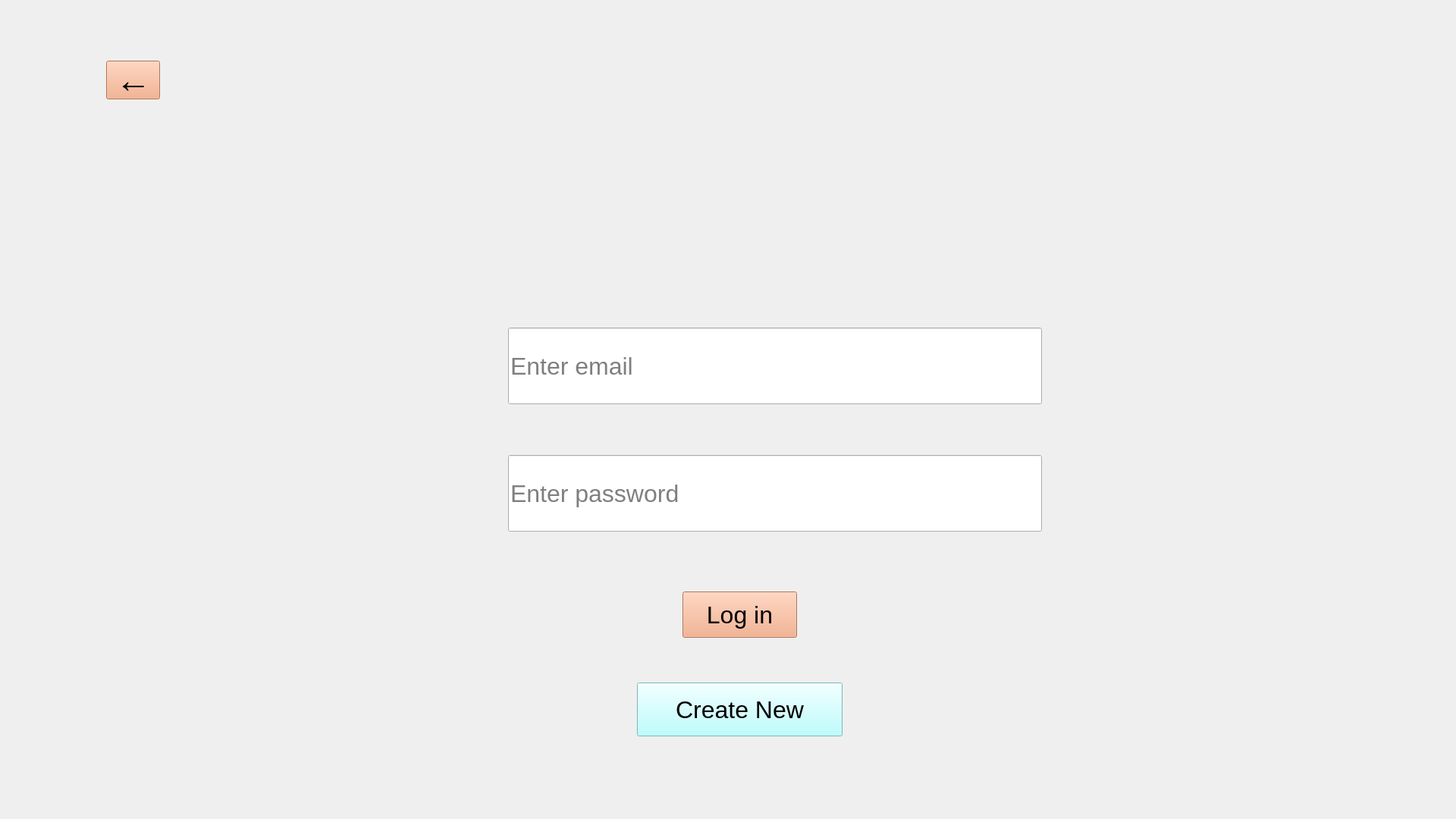
<?xml version="1.0" encoding="UTF-8"?>
<ui version="4.0">
 <class>shipping_company_info</class>
 <widget class="QWidget" name="shipping_company_info">
  <property name="geometry">
   <rect>
    <x>0</x>
    <y>0</y>
    <width>1920</width>
    <height>1080</height>
   </rect>
  </property>
  <property name="sizePolicy">
   <sizepolicy hsizetype="Expanding" vsizetype="Expanding">
    <horstretch>0</horstretch>
    <verstretch>0</verstretch>
   </sizepolicy>
  </property>
  <property name="windowTitle">
   <string>Form</string>
  </property>
  <widget class="QStackedWidget" name="stackedWidget">
   <property name="geometry">
    <rect>
     <x>0</x>
     <y>0</y>
     <width>1920</width>
     <height>1080</height>
    </rect>
   </property>
   <property name="sizePolicy">
    <sizepolicy hsizetype="Expanding" vsizetype="Expanding">
     <horstretch>0</horstretch>
     <verstretch>0</verstretch>
    </sizepolicy>
   </property>
   <widget class="QWidget" name="company_login">
    <property name="sizePolicy">
     <sizepolicy hsizetype="Expanding" vsizetype="Expanding">
      <horstretch>0</horstretch>
      <verstretch>0</verstretch>
     </sizepolicy>
    </property>
    <widget class="QLabel" name="label">
     <property name="geometry">
      <rect>
       <x>0</x>
       <y>0</y>
       <width>1920</width>
       <height>1080</height>
      </rect>
     </property>
     <property name="sizePolicy">
      <sizepolicy hsizetype="Expanding" vsizetype="Expanding">
       <horstretch>0</horstretch>
       <verstretch>0</verstretch>
      </sizepolicy>
     </property>
     <property name="text">
      <string/>
     </property>
     <property name="pixmap">
      <pixmap resource="Figma_Resources.qrc">:/new/prefix1/Images/shipping company-Agent info.png</pixmap>
     </property>
     <property name="scaledContents">
      <bool>true</bool>
     </property>
    </widget>
    <widget class="QPushButton" name="back_button">
     <property name="geometry">
      <rect>
       <x>140</x>
       <y>80</y>
       <width>71</width>
       <height>51</height>
      </rect>
     </property>
     <property name="font">
      <font>
       <pointsize>35</pointsize>
       <weight>50</weight>
       <bold>false</bold>
       <stylestrategy>PreferAntialias</stylestrategy>
       <kerning>true</kerning>
      </font>
     </property>
     <property name="styleSheet">
      <string notr="true">background-color: rgb(243, 162, 121);</string>
     </property>
     <property name="text">
      <string>←</string>
     </property>
    </widget>
    <widget class="QPushButton" name="login_button">
     <property name="geometry">
      <rect>
       <x>900</x>
       <y>780</y>
       <width>151</width>
       <height>61</height>
      </rect>
     </property>
     <property name="font">
      <font>
       <pointsize>24</pointsize>
      </font>
     </property>
     <property name="styleSheet">
      <string notr="true">background-color: rgb(243, 162, 121);</string>
     </property>
     <property name="text">
      <string>Log in</string>
     </property>
    </widget>
    <widget class="QPushButton" name="signup_button">
     <property name="geometry">
      <rect>
       <x>840</x>
       <y>900</y>
       <width>271</width>
       <height>71</height>
      </rect>
     </property>
     <property name="font">
      <font>
       <pointsize>24</pointsize>
      </font>
     </property>
     <property name="styleSheet">
      <string notr="true">background-color:rgb(170, 255, 255)</string>
     </property>
     <property name="text">
      <string>Create New</string>
     </property>
    </widget>
    <widget class="QLineEdit" name="login_email_input">
     <property name="geometry">
      <rect>
       <x>670</x>
       <y>432</y>
       <width>704</width>
       <height>101</height>
      </rect>
     </property>
     <property name="font">
      <font>
       <pointsize>24</pointsize>
      </font>
     </property>
     <property name="placeholderText">
      <string>Enter email</string>
     </property>
    </widget>
    <widget class="QLineEdit" name="login_password_input">
     <property name="geometry">
      <rect>
       <x>670</x>
       <y>600</y>
       <width>704</width>
       <height>101</height>
      </rect>
     </property>
     <property name="font">
      <font>
       <pointsize>24</pointsize>
      </font>
     </property>
     <property name="echoMode">
      <enum>QLineEdit::Password</enum>
     </property>
     <property name="placeholderText">
      <string>Enter password</string>
     </property>
    </widget>
   </widget>
   <widget class="QWidget" name="company_2nd_page">
    <property name="sizePolicy">
     <sizepolicy hsizetype="Expanding" vsizetype="Expanding">
      <horstretch>0</horstretch>
      <verstretch>0</verstretch>
     </sizepolicy>
    </property>
    <widget class="QLabel" name="label_2">
     <property name="geometry">
      <rect>
       <x>0</x>
       <y>0</y>
       <width>1920</width>
       <height>1080</height>
      </rect>
     </property>
     <property name="sizePolicy">
      <sizepolicy hsizetype="Expanding" vsizetype="Expanding">
       <horstretch>0</horstretch>
       <verstretch>0</verstretch>
      </sizepolicy>
     </property>
     <property name="text">
      <string/>
     </property>
     <property name="pixmap">
      <pixmap resource="Figma_Resources.qrc">:/new/prefix1/Images/shipping company-Agent info 2nd pg.png</pixmap>
     </property>
     <property name="scaledContents">
      <bool>true</bool>
     </property>
    </widget>
    <widget class="QLineEdit" name="signup_email_input">
     <property name="geometry">
      <rect>
       <x>670</x>
       <y>432</y>
       <width>704</width>
       <height>101</height>
      </rect>
     </property>
     <property name="font">
      <font>
       <pointsize>24</pointsize>
      </font>
     </property>
     <property name="placeholderText">
      <string>Enter email</string>
     </property>
    </widget>
    <widget class="QLineEdit" name="signup_password_input">
     <property name="geometry">
      <rect>
       <x>670</x>
       <y>600</y>
       <width>704</width>
       <height>101</height>
      </rect>
     </property>
     <property name="font">
      <font>
       <pointsize>24</pointsize>
      </font>
     </property>
     <property name="echoMode">
      <enum>QLineEdit::Password</enum>
     </property>
     <property name="placeholderText">
      <string>Enter password</string>
     </property>
    </widget>
    <widget class="QPushButton" name="ok_button">
     <property name="geometry">
      <rect>
       <x>900</x>
       <y>860</y>
       <width>151</width>
       <height>51</height>
      </rect>
     </property>
     <property name="font">
      <font>
       <pointsize>24</pointsize>
      </font>
     </property>
     <property name="styleSheet">
      <string notr="true">background-color: rgb(243, 162, 121);</string>
     </property>
     <property name="text">
      <string>Ok</string>
     </property>
    </widget>
    <widget class="QPushButton" name="back_button_2">
     <property name="geometry">
      <rect>
       <x>100</x>
       <y>80</y>
       <width>151</width>
       <height>51</height>
      </rect>
     </property>
     <property name="font">
      <font>
       <pointsize>35</pointsize>
      </font>
     </property>
     <property name="styleSheet">
      <string notr="true">background-color: rgb(243, 162, 121);</string>
     </property>
     <property name="text">
      <string>←</string>
     </property>
    </widget>
   </widget>
   <widget class="QWidget" name="company_3rd_pg">
    <widget class="QLabel" name="label_3">
     <property name="geometry">
      <rect>
       <x>0</x>
       <y>0</y>
       <width>1920</width>
       <height>1080</height>
      </rect>
     </property>
     <property name="sizePolicy">
      <sizepolicy hsizetype="Expanding" vsizetype="Expanding">
       <horstretch>0</horstretch>
       <verstretch>0</verstretch>
      </sizepolicy>
     </property>
     <property name="text">
      <string/>
     </property>
     <property name="pixmap">
      <pixmap resource="Figma_Resources.qrc">:/new/prefix1/Images/shipping company-Agent info 3rd pg.png</pixmap>
     </property>
     <property name="scaledContents">
      <bool>true</bool>
     </property>
    </widget>
    <widget class="QPushButton" name="feedback_button">
     <property name="geometry">
      <rect>
       <x>746</x>
       <y>644</y>
       <width>511</width>
       <height>111</height>
      </rect>
     </property>
     <property name="font">
      <font>
       <family>Monotype Corsiva</family>
       <pointsize>40</pointsize>
       <italic>true</italic>
      </font>
     </property>
     <property name="styleSheet">
      <string notr="true">background-color: rgb(255, 171, 184);
color: brown;</string>
     </property>
     <property name="text">
      <string>Feedback</string>
     </property>
    </widget>
    <widget class="QPushButton" name="track_shipment_button">
     <property name="geometry">
      <rect>
       <x>1133</x>
       <y>425</y>
       <width>511</width>
       <height>111</height>
      </rect>
     </property>
     <property name="font">
      <font>
       <family>Monotype Corsiva</family>
       <pointsize>40</pointsize>
       <italic>true</italic>
      </font>
     </property>
     <property name="styleSheet">
      <string notr="true">background-color: rgb(255, 171, 184);
color: brown;</string>
     </property>
     <property name="text">
      <string>Track Shipment</string>
     </property>
    </widget>
    <widget class="QPushButton" name="create_shipment_button">
     <property name="geometry">
      <rect>
       <x>367</x>
       <y>427</y>
       <width>511</width>
       <height>111</height>
      </rect>
     </property>
     <property name="font">
      <font>
       <family>Monotype Corsiva</family>
       <pointsize>40</pointsize>
       <italic>true</italic>
      </font>
     </property>
     <property name="styleSheet">
      <string notr="true">background-color: rgb(255, 171, 184);
color: brown;</string>
     </property>
     <property name="text">
      <string>Create Shipment</string>
     </property>
    </widget>
    <widget class="QPushButton" name="back_button_3">
     <property name="geometry">
      <rect>
       <x>100</x>
       <y>80</y>
       <width>151</width>
       <height>51</height>
      </rect>
     </property>
     <property name="font">
      <font>
       <pointsize>35</pointsize>
      </font>
     </property>
     <property name="styleSheet">
      <string notr="true">background-color: rgb(243, 162, 121);</string>
     </property>
     <property name="text">
      <string>←</string>
     </property>
    </widget>
    <widget class="QPushButton" name="logout_button">
     <property name="geometry">
      <rect>
       <x>880</x>
       <y>875</y>
       <width>181</width>
       <height>61</height>
      </rect>
     </property>
     <property name="font">
      <font>
       <pointsize>24</pointsize>
      </font>
     </property>
     <property name="styleSheet">
      <string notr="true">background-color: rgb(243, 162, 121);</string>
     </property>
     <property name="text">
      <string>Log out</string>
     </property>
    </widget>
   </widget>
   <widget class="QWidget" name="pg_4th_create_shipment">
    <property name="sizePolicy">
     <sizepolicy hsizetype="Expanding" vsizetype="Expanding">
      <horstretch>0</horstretch>
      <verstretch>0</verstretch>
     </sizepolicy>
    </property>
    <widget class="QLabel" name="label_4">
     <property name="geometry">
      <rect>
       <x>0</x>
       <y>0</y>
       <width>1920</width>
       <height>1080</height>
      </rect>
     </property>
     <property name="sizePolicy">
      <sizepolicy hsizetype="Expanding" vsizetype="Expanding">
       <horstretch>0</horstretch>
       <verstretch>0</verstretch>
      </sizepolicy>
     </property>
     <property name="font">
      <font>
       <pointsize>24</pointsize>
      </font>
     </property>
     <property name="text">
      <string/>
     </property>
     <property name="pixmap">
      <pixmap resource="Figma_Resources.qrc">:/new/prefix1/Images/shipping company-Agent info 4th pg.png</pixmap>
     </property>
     <property name="scaledContents">
      <bool>true</bool>
     </property>
    </widget>
    <widget class="QLineEdit" name="code_input">
     <property name="geometry">
      <rect>
       <x>850</x>
       <y>466</y>
       <width>665</width>
       <height>91</height>
      </rect>
     </property>
     <property name="font">
      <font>
       <pointsize>24</pointsize>
      </font>
     </property>
     <property name="alignment">
      <set>Qt::AlignLeading|Qt::AlignLeft|Qt::AlignVCenter</set>
     </property>
     <property name="placeholderText">
      <string>Enter code</string>
     </property>
    </widget>
    <widget class="QLineEdit" name="cargo_type_input">
     <property name="geometry">
      <rect>
       <x>850</x>
       <y>723</y>
       <width>665</width>
       <height>91</height>
      </rect>
     </property>
     <property name="font">
      <font>
       <pointsize>24</pointsize>
      </font>
     </property>
     <property name="alignment">
      <set>Qt::AlignLeading|Qt::AlignLeft|Qt::AlignVCenter</set>
     </property>
     <property name="placeholderText">
      <string>Enter destination</string>
     </property>
    </widget>
    <widget class="QTimeEdit" name="time_input">
     <property name="geometry">
      <rect>
       <x>850</x>
       <y>593</y>
       <width>665</width>
       <height>91</height>
      </rect>
     </property>
     <property name="font">
      <font>
       <pointsize>24</pointsize>
      </font>
     </property>
     <property name="displayFormat">
      <string>h:mm AP</string>
     </property>
    </widget>
    <widget class="QLabel" name="company_name_input">
     <property name="geometry">
      <rect>
       <x>850</x>
       <y>340</y>
       <width>665</width>
       <height>91</height>
      </rect>
     </property>
     <property name="font">
      <font>
       <pointsize>24</pointsize>
      </font>
     </property>
     <property name="text">
      <string/>
     </property>
     <property name="alignment">
      <set>Qt::AlignCenter</set>
     </property>
    </widget>
    <widget class="QPushButton" name="back_button_4">
     <property name="geometry">
      <rect>
       <x>100</x>
       <y>80</y>
       <width>151</width>
       <height>51</height>
      </rect>
     </property>
     <property name="font">
      <font>
       <pointsize>35</pointsize>
      </font>
     </property>
     <property name="styleSheet">
      <string notr="true">background-color: rgb(243, 162, 121);</string>
     </property>
     <property name="text">
      <string>←</string>
     </property>
    </widget>
    <widget class="QPushButton" name="enter_button">
     <property name="geometry">
      <rect>
       <x>890</x>
       <y>895</y>
       <width>151</width>
       <height>61</height>
      </rect>
     </property>
     <property name="font">
      <font>
       <pointsize>20</pointsize>
      </font>
     </property>
     <property name="styleSheet">
      <string notr="true">background-color: rgb(255, 170, 127);</string>
     </property>
     <property name="text">
      <string>Enter</string>
     </property>
    </widget>
   </widget>
   <widget class="QWidget" name="pg_5th_track_shipment">
    <widget class="QLabel" name="label_5">
     <property name="geometry">
      <rect>
       <x>0</x>
       <y>0</y>
       <width>1920</width>
       <height>1080</height>
      </rect>
     </property>
     <property name="sizePolicy">
      <sizepolicy hsizetype="Expanding" vsizetype="Expanding">
       <horstretch>0</horstretch>
       <verstretch>0</verstretch>
      </sizepolicy>
     </property>
     <property name="text">
      <string/>
     </property>
     <property name="pixmap">
      <pixmap resource="Figma_Resources.qrc">:/new/prefix1/Images/shipping company-Agent info 5th pg.png</pixmap>
     </property>
     <property name="scaledContents">
      <bool>true</bool>
     </property>
    </widget>
    <widget class="QTableView" name="tableView_track">
     <property name="geometry">
      <rect>
       <x>620</x>
       <y>310</y>
       <width>681</width>
       <height>531</height>
      </rect>
     </property>
    </widget>
    <widget class="QLabel" name="label_9">
     <property name="geometry">
      <rect>
       <x>1500</x>
       <y>210</y>
       <width>401</width>
       <height>91</height>
      </rect>
     </property>
     <property name="font">
      <font>
       <pointsize>24</pointsize>
      </font>
     </property>
     <property name="text">
      <string>Company Name:</string>
     </property>
    </widget>
    <widget class="QLabel" name="company_name_label">
     <property name="geometry">
      <rect>
       <x>1500</x>
       <y>280</y>
       <width>401</width>
       <height>91</height>
      </rect>
     </property>
     <property name="font">
      <font>
       <pointsize>24</pointsize>
      </font>
     </property>
     <property name="styleSheet">
      <string notr="true">background-color: rgb(255, 255, 255);</string>
     </property>
     <property name="text">
      <string/>
     </property>
    </widget>
    <widget class="QPushButton" name="refresh_button">
     <property name="geometry">
      <rect>
       <x>870</x>
       <y>900</y>
       <width>181</width>
       <height>51</height>
      </rect>
     </property>
     <property name="font">
      <font>
       <pointsize>24</pointsize>
       <weight>50</weight>
       <bold>false</bold>
       <stylestrategy>PreferAntialias</stylestrategy>
       <kerning>true</kerning>
      </font>
     </property>
     <property name="styleSheet">
      <string notr="true">background-color: rgb(255, 170, 127);
</string>
     </property>
     <property name="text">
      <string>Refresh</string>
     </property>
    </widget>
    <widget class="QPushButton" name="back_button_5">
     <property name="geometry">
      <rect>
       <x>110</x>
       <y>80</y>
       <width>151</width>
       <height>51</height>
      </rect>
     </property>
     <property name="font">
      <font>
       <pointsize>35</pointsize>
      </font>
     </property>
     <property name="styleSheet">
      <string notr="true">background-color: rgb(243, 162, 121);</string>
     </property>
     <property name="text">
      <string>←</string>
     </property>
    </widget>
   </widget>
   <widget class="QWidget" name="pg_6th_feedback">
    <widget class="QLabel" name="label_6">
     <property name="geometry">
      <rect>
       <x>0</x>
       <y>0</y>
       <width>1920</width>
       <height>1080</height>
      </rect>
     </property>
     <property name="sizePolicy">
      <sizepolicy hsizetype="Expanding" vsizetype="Expanding">
       <horstretch>0</horstretch>
       <verstretch>0</verstretch>
      </sizepolicy>
     </property>
     <property name="text">
      <string/>
     </property>
     <property name="pixmap">
      <pixmap resource="Figma_Resources.qrc">:/new/prefix1/Images/shipping company-Agent info 6th pg.png</pixmap>
     </property>
     <property name="scaledContents">
      <bool>true</bool>
     </property>
    </widget>
    <widget class="QPushButton" name="back_button_6">
     <property name="geometry">
      <rect>
       <x>110</x>
       <y>80</y>
       <width>151</width>
       <height>51</height>
      </rect>
     </property>
     <property name="font">
      <font>
       <pointsize>35</pointsize>
      </font>
     </property>
     <property name="styleSheet">
      <string notr="true">background-color: rgb(243, 162, 121);</string>
     </property>
     <property name="text">
      <string>←</string>
     </property>
    </widget>
    <widget class="QPushButton" name="submit_button">
     <property name="geometry">
      <rect>
       <x>890</x>
       <y>890</y>
       <width>151</width>
       <height>61</height>
      </rect>
     </property>
     <property name="font">
      <font>
       <pointsize>24</pointsize>
      </font>
     </property>
     <property name="styleSheet">
      <string notr="true">background-color: rgb(243, 162, 121);</string>
     </property>
     <property name="text">
      <string>Submit</string>
     </property>
    </widget>
    <widget class="QLineEdit" name="feedback_lineEdit">
     <property name="geometry">
      <rect>
       <x>520</x>
       <y>310</y>
       <width>881</width>
       <height>351</height>
      </rect>
     </property>
     <property name="font">
      <font>
       <pointsize>14</pointsize>
      </font>
     </property>
     <property name="alignment">
      <set>Qt::AlignLeading|Qt::AlignLeft|Qt::AlignTop</set>
     </property>
     <property name="placeholderText">
      <string>Give Feedback</string>
     </property>
    </widget>
   </widget>
  </widget>
 </widget>
 <resources>
  <include location="Figma_Resources.qrc"/>
 </resources>
 <connections/>
</ui>
